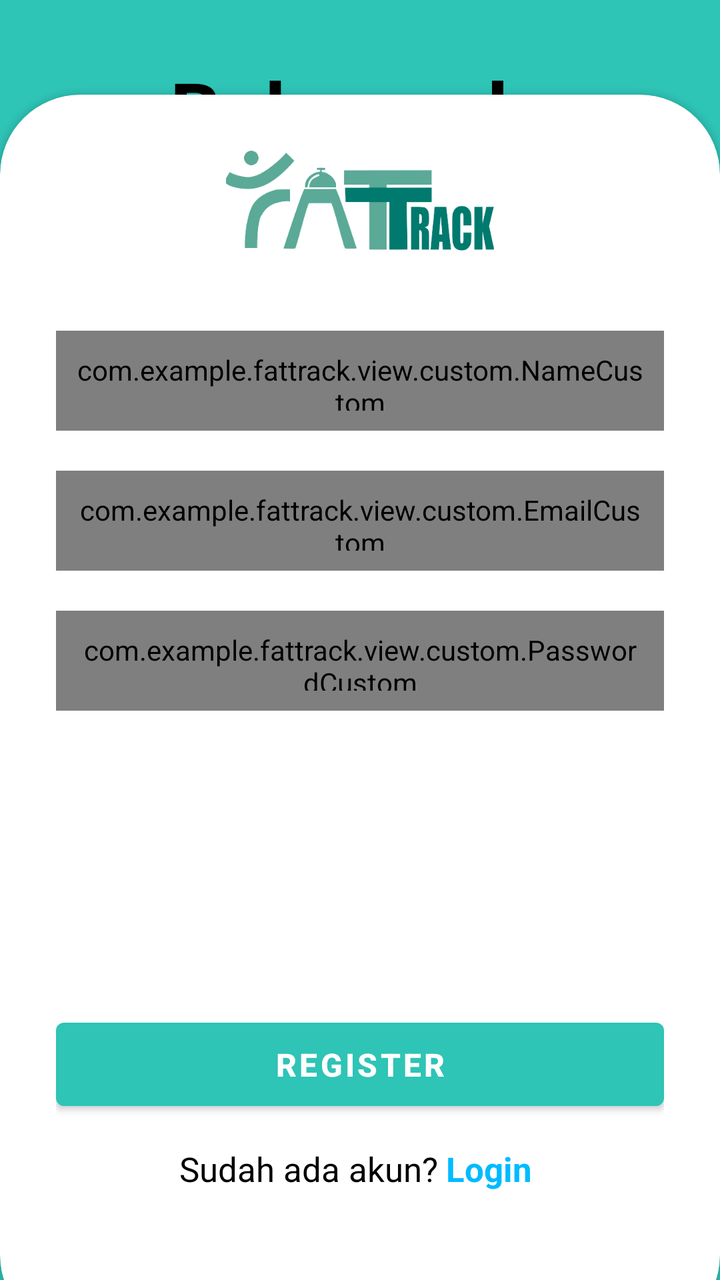
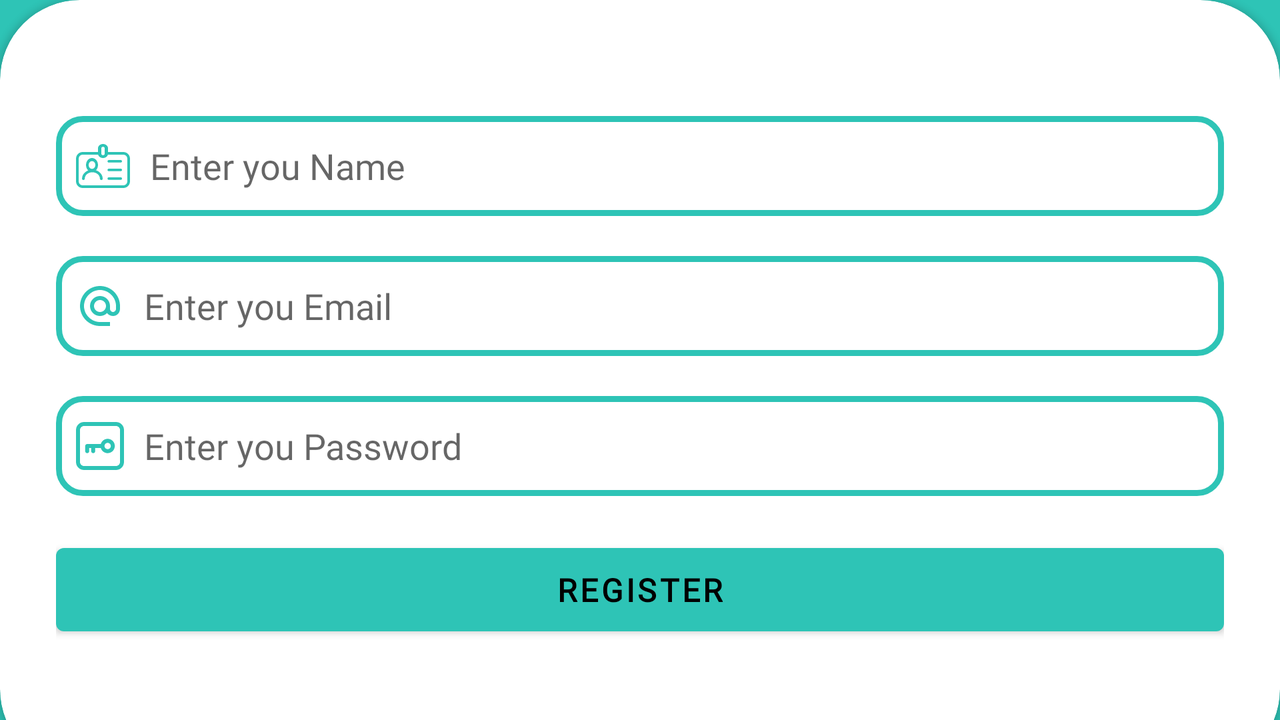

The same Android screen from two of the app's own layout files: first res/layout/ as a phone draws it, then the repository's variant for another configuration, drawn on a device whose configuration selects that folder. Both files follow.
<!-- AndroidManifest.xml: application theme Theme.FatTrack -->
<!-- res/layout/activity_register.xml -->
<?xml version="1.0" encoding="utf-8"?>
<RelativeLayout xmlns:android="http://schemas.android.com/apk/res/android"
    xmlns:app="http://schemas.android.com/apk/res-auto"
    xmlns:tools="http://schemas.android.com/tools"
    android:id="@+id/main"
    android:layout_width="match_parent"
    android:layout_height="match_parent"
    tools:context=".view.register.RegisterActivity"
    android:background="@color/Primary">

    
    <LinearLayout
        android:layout_width="match_parent"
        android:layout_height="wrap_content"
        android:orientation="vertical"
        android:padding="28dp">

        
        <TextView
            android:id="@+id/title_register"
            android:layout_width="match_parent"
            android:layout_height="wrap_content"
            android:text="@string/register_title"
            android:textAlignment="center"
            android:textStyle="bold"
            android:textSize="40sp"
            android:layout_marginBottom="20dp"
            android:textColor="?attr/font_color"
            android:alpha="0"
            tools:alpha="100"/>

    </LinearLayout>

    
    <androidx.cardview.widget.CardView
        android:layout_width="match_parent"
        android:layout_height="wrap_content"
        android:layout_alignParentBottom="true"
        app:cardCornerRadius="40dp"
        android:layout_marginBottom="-28dp"
        android:id="@+id/card_view"
        android:backgroundTint="?attr/cardBackgroundColor">

        
        <LinearLayout
            android:layout_width="match_parent"
            android:layout_height="wrap_content"
            android:orientation="vertical"
            android:padding="28dp"
            android:gravity="center">

            <ImageView
                android:id="@+id/iv_logo_register"
                android:layout_width="match_parent"
                android:layout_height="50dp"
                android:textColor="@color/black"
                android:textSize="32sp"
                android:textStyle="bold"
                android:layout_marginBottom="20dp"
                android:src="@drawable/logo_fatrack"
                android:alpha="0"
                tools:alpha="100"/>

            <com.example.fattrack.view.custom.NameCustom
                android:id="@+id/ed_name"
                android:layout_width="match_parent"
                android:layout_height="50dp"
                android:autofillHints="Name"
                android:background="@drawable/rounded_border_inline"
                android:layout_marginTop="20dp"
                android:inputType="textPersonName"
                android:padding="10dp"
                android:hint="@string/enter_you_name"
                android:drawableStart="@drawable/ic_name"
                android:textColor="?attr/font_color"
                android:drawablePadding="10dp"
                android:alpha="0"
                tools:alpha="100"/>

            <com.example.fattrack.view.custom.EmailCustom
                android:id="@+id/ed_email"
                android:layout_width="match_parent"
                android:layout_height="50dp"
                android:autofillHints="Email"
                android:background="@drawable/rounded_border_inline"
                android:layout_marginTop="20dp"
                android:inputType="textEmailAddress"
                android:padding="10dp"
                android:hint="@string/email"
                android:drawableStart="@drawable/baseline_alternate_email_24"
                android:textColor="?attr/font_color"
                android:drawablePadding="10dp"
                android:alpha="0"
                tools:alpha="100"/>

            <com.example.fattrack.view.custom.PasswordCustom
                android:id="@+id/ed_password"
                android:layout_width="match_parent"
                android:layout_height="50dp"
                android:autofillHints="Email"
                android:background="@drawable/rounded_border_inline"
                android:layout_marginTop="20dp"
                android:inputType="textPassword"
                android:padding="10dp"
                android:hint="@string/password"
                android:drawableStart="@drawable/ic_password"
                android:textColor="?attr/font_color"
                android:drawablePadding="10dp"
                android:alpha="0"
                tools:alpha="100"/>


            <TextView
                android:layout_width="match_parent"
                android:layout_height="150dp"
                android:textColor="@color/black"
                android:textSize="32sp"
                android:textStyle="bold"/>

            <Button
                android:id="@+id/btn_register"
                android:layout_width="match_parent"
                android:layout_height="wrap_content"
                android:text="@string/registrasi"
                android:textStyle="bold"
                android:padding="10dp"
                android:textSize="16sp"
                android:textColor="@color/white"
                android:alpha="0"
                tools:alpha="100"/>


            <LinearLayout
                android:layout_width="wrap_content"
                android:layout_height="wrap_content"
                android:orientation="horizontal"
                android:layout_gravity="center"
                android:layout_marginBottom="40dp"
                android:layout_marginTop="10dp">

                <TextView
                    android:id="@+id/have_acoount"
                    android:layout_width="wrap_content"
                    android:layout_height="wrap_content"
                    android:text="@string/sudah_ada_akun"
                    android:textSize="17sp"
                    android:textColor="?attr/font_color"
                    android:alpha="0"
                    tools:alpha="100"/>

                <TextView
                    android:id="@+id/to_login"
                    android:layout_width="wrap_content"
                    android:layout_height="wrap_content"
                    android:text="@string/login"
                    android:textSize="17sp"
                    android:textColor="#00BBFF"
                    android:clickable="true"
                    android:focusable="true"
                    android:textStyle="bold"
                    android:padding="4dp"
                    android:onClick="onLoginClick"
                    android:alpha="0"
                    tools:alpha="100"
                    />
            </LinearLayout>

        </LinearLayout>

    </androidx.cardview.widget.CardView>
</RelativeLayout>
<!-- resources referenced by this layout -->
<resources>
  <color name="Primary">#2EC4B6</color>
  <color name="black">#FF000000</color>
  <color name="white">#FFFFFFFF</color>
  <!-- drawable baseline_alternate_email_24 (drawable) -->
  <vector xmlns:android="http://schemas.android.com/apk/res/android" android:height="24dp" android:tint="#2EC4B6" android:viewportHeight="24" android:viewportWidth="24" android:width="24dp">
        
      <path android:fillColor="@android:color/white" android:pathData="M12,2C6.48,2 2,6.48 2,12s4.48,10 10,10h5v-2h-5c-4.34,0 -8,-3.66 -8,-8s3.66,-8 8,-8 8,3.66 8,8v1.43c0,0.79 -0.71,1.57 -1.5,1.57s-1.5,-0.78 -1.5,-1.57L17,12c0,-2.76 -2.24,-5 -5,-5s-5,2.24 -5,5 2.24,5 5,5c1.38,0 2.64,-0.56 3.54,-1.47 0.65,0.89 1.77,1.47 2.96,1.47 1.97,0 3.5,-1.6 3.5,-3.57L22,12c0,-5.52 -4.48,-10 -10,-10zM12,15c-1.66,0 -3,-1.34 -3,-3s1.34,-3 3,-3 3,1.34 3,3 -1.34,3 -3,3z"/>
      
  </vector>
  <!-- drawable ic_name: vector/xml drawable (drawable, 4480 chars, omitted) -->
  <!-- drawable ic_password: vector/xml drawable (drawable, 2010 chars, omitted) -->
  <!-- drawable logo_fatrack: png bitmap (drawable, 19102 bytes) -->
  <!-- drawable rounded_border_inline (drawable) -->
  <shape xmlns:android="http://schemas.android.com/apk/res/android">
      <solid android:color="@android:color/transparent" />
      <stroke android:width="3dp" android:color="?attr/colorPrimary" />
      <corners android:radius="12dp" />
  </shape>
  <string name="email">Enter you Email</string>
  <string name="enter_you_name">Enter you Name</string>
  <string name="login">Login</string>
  <string name="password">Enter you Password</string>
  <string name="register_title">Belum ada akun?\nBuat akun dulu yuk</string>
  <string name="registrasi">Register</string>
  <string name="sudah_ada_akun">Sudah ada akun?</string>
  <style name="Theme.FatTrack" parent="Base.Theme.FatTrack" />
  <style name="Base.Theme.FatTrack" parent="Theme.MaterialComponents.DayNight.NoActionBar">
          
          <item name="colorPrimary">@color/Primary</item>
          <item name="colorPrimaryVariant">@color/PrimaryVariant</item>
          <item name="colorOnPrimary">@color/black</item>
          
          <item name="colorSecondary">@color/Secondary</item>
          <item name="colorSecondaryVariant">@color/SecondaryVariant</item>
          <item name="colorOnSecondary">@color/black</item>
          
          <item name="android:statusBarColor">?attr/colorPrimary</item>
          
          <item name="bottom_bar_color">@color/Basic</item>
          <item name="font_color">@color/black</item>
          <item name="cardBackgroundColor">@color/white</item>
          <item name="cardBackgroundVariant">@color/white</item>
      </style>
  <color name="PrimaryVariant">#CBF3F0</color>
  <color name="Secondary">#44A1A0</color>
  <color name="SecondaryVariant">#78CDD7</color>
  <color name="Basic">#E7F0F0</color>
</resources>
<!-- res/layout-land/activity_register.xml (the repository's variant of the layout above) -->
<!-- drawn on the phone turned sideways -->
<?xml version="1.0" encoding="utf-8"?>
<RelativeLayout xmlns:android="http://schemas.android.com/apk/res/android"
    xmlns:app="http://schemas.android.com/apk/res-auto"
    xmlns:tools="http://schemas.android.com/tools"
    android:id="@+id/main"
    android:layout_width="match_parent"
    android:layout_height="match_parent"
    tools:context=".view.register.RegisterActivity"
    android:background="@color/Primary">

    
    <androidx.cardview.widget.CardView
        android:layout_width="match_parent"
        android:layout_height="wrap_content"
        android:layout_alignParentBottom="true"
        app:cardCornerRadius="40dp"
        android:layout_marginBottom="-25dp"
        android:id="@+id/card_view"
        android:backgroundTint="?attr/cardBackgroundColor">

        
        <LinearLayout
            android:layout_width="match_parent"
            android:layout_height="wrap_content"
            android:orientation="vertical"
            android:padding="28dp"
            android:gravity="center">

            <TextView
                android:layout_width="match_parent"
                android:layout_height="10dp"
                android:textColor="@color/black"
                android:textSize="32sp"
                android:textStyle="bold"/>

            <EditText
                android:layout_width="match_parent"
                android:layout_height="50dp"
                android:id="@+id/username"
                android:autofillHints="Name"
                android:background="@drawable/rounded_border_inline"
                android:layout_marginTop="20dp"
                android:inputType="textPersonName"
                android:padding="10dp"
                android:hint="@string/enter_you_name"
                android:fontFamily="@font/urlight"
                android:drawableStart="@drawable/ic_name"
                android:textColor="?attr/font_color"
                android:drawablePadding="10dp"/>

            <EditText
                android:layout_width="match_parent"
                android:layout_height="50dp"
                android:id="@+id/email"
                android:autofillHints="Email"
                android:background="@drawable/rounded_border_inline"
                android:layout_marginTop="20dp"
                android:inputType="textEmailAddress"
                android:padding="10dp"
                android:hint="@string/email"
                android:fontFamily="@font/urlight"
                android:drawableStart="@drawable/baseline_alternate_email_24"
                android:textColor="?attr/font_color"
                android:drawablePadding="10dp"/>

            <EditText
                android:layout_width="match_parent"
                android:layout_height="50dp"
                android:id="@+id/password"
                android:autofillHints="Email"
                android:background="@drawable/rounded_border_inline"
                android:layout_marginTop="20dp"
                android:inputType="textPassword"
                android:padding="10dp"
                android:fontFamily="@font/urlight"
                android:hint="@string/password"
                android:drawableStart="@drawable/ic_password"
                android:textColor="?attr/font_color"
                android:drawablePadding="10dp"/>


            <TextView
                android:layout_width="match_parent"
                android:layout_height="20dp"
                android:textColor="@color/black"
                android:textSize="32sp"
                android:textStyle="bold"/>

            <Button
                android:id="@+id/btn_login"
                android:layout_width="match_parent"
                android:layout_height="wrap_content"
                android:text="@string/registrasi"
                android:textStyle="bold"
                android:padding="10dp"
                android:fontFamily="@font/urbold"
                android:textSize="16sp"/>


            <LinearLayout
                android:layout_width="wrap_content"
                android:layout_height="wrap_content"
                android:orientation="horizontal"
                android:layout_gravity="center"
                android:layout_marginTop="10dp"
                android:layout_marginBottom="20dp">

                <TextView
                    android:layout_width="wrap_content"
                    android:layout_height="wrap_content"
                    android:text="@string/sudah_ada_akun"
                    android:textSize="17sp"
                    android:textColor="?attr/font_color"
                    android:fontFamily="@font/urmedium" />

                <TextView
                    android:layout_width="wrap_content"
                    android:layout_height="wrap_content"
                    android:text="@string/login"
                    android:textSize="17sp"
                    android:textColor="#00BBFF"
                    android:clickable="true"
                    android:focusable="true"
                    android:textStyle="bold"
                    android:fontFamily="@font/urbold"
                    android:padding="4dp"
                    android:onClick="onRegisterClick"

                    />
            </LinearLayout>

        </LinearLayout>

    </androidx.cardview.widget.CardView>

</RelativeLayout>
<!-- resources referenced by the variant -->
<!-- as the phone turned sideways resolves them -->
<resources>
  <color name="Primary">#2EC4B6</color>
  <color name="black">#FF000000</color>
  <!-- drawable baseline_alternate_email_24 (drawable) -->
  <vector xmlns:android="http://schemas.android.com/apk/res/android" android:height="24dp" android:tint="#2EC4B6" android:viewportHeight="24" android:viewportWidth="24" android:width="24dp">
        
      <path android:fillColor="@android:color/white" android:pathData="M12,2C6.48,2 2,6.48 2,12s4.48,10 10,10h5v-2h-5c-4.34,0 -8,-3.66 -8,-8s3.66,-8 8,-8 8,3.66 8,8v1.43c0,0.79 -0.71,1.57 -1.5,1.57s-1.5,-0.78 -1.5,-1.57L17,12c0,-2.76 -2.24,-5 -5,-5s-5,2.24 -5,5 2.24,5 5,5c1.38,0 2.64,-0.56 3.54,-1.47 0.65,0.89 1.77,1.47 2.96,1.47 1.97,0 3.5,-1.6 3.5,-3.57L22,12c0,-5.52 -4.48,-10 -10,-10zM12,15c-1.66,0 -3,-1.34 -3,-3s1.34,-3 3,-3 3,1.34 3,3 -1.34,3 -3,3z"/>
      
  </vector>
  <!-- drawable ic_name: vector/xml drawable (drawable, 4480 chars, omitted) -->
  <!-- drawable ic_password: vector/xml drawable (drawable, 2010 chars, omitted) -->
  <!-- drawable rounded_border_inline (drawable) -->
  <shape xmlns:android="http://schemas.android.com/apk/res/android">
      <solid android:color="@android:color/transparent" />
      <stroke android:width="3dp" android:color="?attr/colorPrimary" />
      <corners android:radius="12dp" />
  </shape>
  <string name="email">Enter you Email</string>
  <string name="enter_you_name">Enter you Name</string>
  <string name="login">Login</string>
  <string name="password">Enter you Password</string>
  <string name="registrasi">Register</string>
  <string name="sudah_ada_akun">Sudah ada akun?</string>
  <style name="Theme.FatTrack" parent="Base.Theme.FatTrack" />
  <style name="Base.Theme.FatTrack" parent="Theme.MaterialComponents.DayNight.NoActionBar">
          
          <item name="colorPrimary">@color/Primary</item>
          <item name="colorPrimaryVariant">@color/PrimaryVariant</item>
          <item name="colorOnPrimary">@color/black</item>
          
          <item name="colorSecondary">@color/Secondary</item>
          <item name="colorSecondaryVariant">@color/SecondaryVariant</item>
          <item name="colorOnSecondary">@color/black</item>
          
          <item name="android:statusBarColor">?attr/colorPrimary</item>
          
          <item name="bottom_bar_color">@color/Basic</item>
          <item name="font_color">@color/black</item>
          <item name="cardBackgroundColor">@color/white</item>
          <item name="cardBackgroundVariant">@color/white</item>
      </style>
  <color name="PrimaryVariant">#CBF3F0</color>
  <color name="Secondary">#44A1A0</color>
  <color name="SecondaryVariant">#78CDD7</color>
  <color name="Basic">#E7F0F0</color>
  <color name="white">#FFFFFFFF</color>
</resources>
